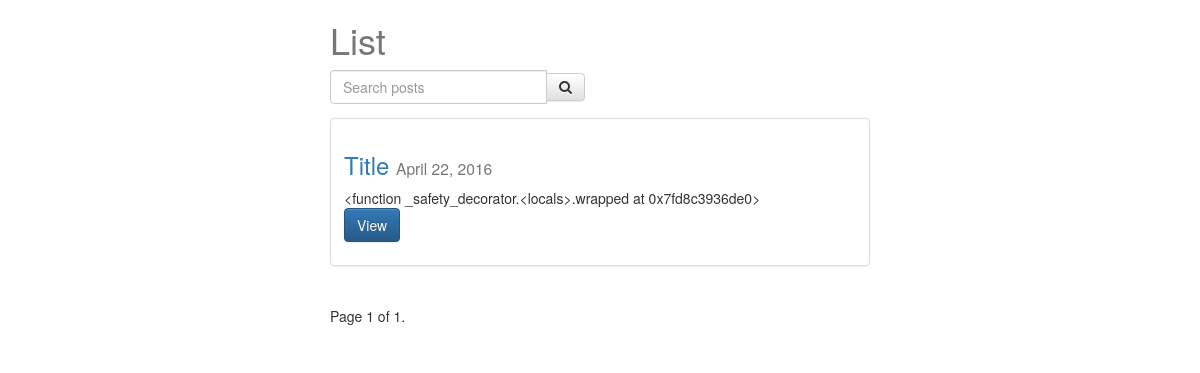
The app's page /posts/, older data.
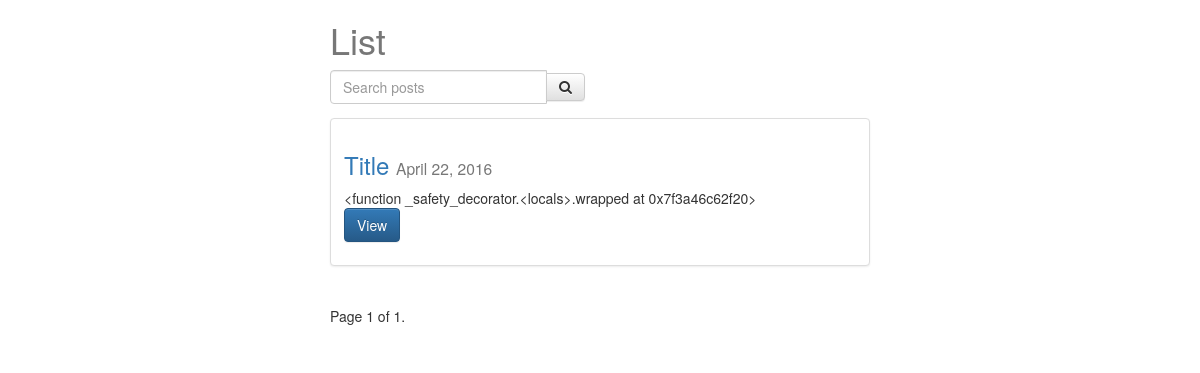
The same page, newer data.
### posts/models.py (models this page shows, shortened)
class Post(models.Model):
	user = models.ForeignKey(settings.AUTH_USER_MODEL, default=1)
	title = models.CharField(max_length=200)
	slug = models.SlugField(unique=True)
	image = models.ImageField(upload_to=upload_location, null=True, blank=True, height_field="height_field", width_field="width_field")
	height_field = models.IntegerField(default=0)
	width_field = models.IntegerField(default=0)
	content = models.TextField()
	draft = models.BooleanField(default=False)
	publish = models.DateField(auto_now=False, auto_now_add=False)
	read_time = models.TimeField(null=True, blank=True)
	updated = models.DateTimeField(auto_now=True, auto_now_add=False)
	timestamp = models.DateTimeField(auto_now=False, auto_now_add=True)
	objects = PostManager()
	def get_absolute_url(self):
		return reverse("posts:detail", kwargs={'slug': self.slug})
	class Meta:
		ordering = ["-timestamp","-updated"]
	def get_markdown(self):
		content = self.content
		markdown_text = markdown(content)
		return mark_safe(markdown_text)

### posts/views.py (the view, shortened to what this page needs)
def post_list(request):
	today = timezone.now().date()
	queryset_list = Post.objects.active() #.order_by("-timestamp")
	if request.user.is_staff or request.user.is_superuser:
		queryset_list = Post.objects.all()
	query = request.GET.get("q")
	paginator = Paginator(queryset_list, 8) # Show 25 contacts per page
	page_request_var = "page"
	page = request.GET.get(page_request_var)
	try:
		queryset = paginator.page(page)
	except PageNotAnInteger:
		queryset = paginator.page(1)
	except EmptyPage:
		queryset = paginator.page(paginator.num_pages)
	context = {
		"object_list": queryset,
		"title": "List",
		"page_request_var": page_request_var,
		"today": today,
	}
	return render(request, "post_list.html", context)

### posts/models.py (called while the page is built)
	def active(self, *args, **kwargs):
		return super(PostManager, self).filter(draft=False).filter(publish__lte=timezone.now())

### templates/post_list.html (shortened to what this page needs)
{% extends "base.html" %}
{% block content %}
<div class='col-sm-6 col-sm-offset-3'>
    <h1>{{ title }}</h1>
<form method='GET' action='' class='row'>
<div class='col-sm-6'>
    <div class='input-group'>
        <input class='form-control' type='text' name='q' placeholder='Search posts' value='{{ request.GET.q }}'/>
        <span class='input-group-btn'>
            <button class="btn btn-default" type='submit'><i class='fa fa-search'></i></button>
        </span>
    </div>
</div>
</form>
{% for obj in object_list %}
<div class="row">
  <div class="col-sm-12">
    <div class="thumbnail">
      <div class="caption post-deatil-item">
        <h3><a href='{{ obj.get_absolute_url }}'>{{ obj.title }}</a> <small>{{ obj.publish }}</small></h3>
        {{ obj.get_markdown|truncatewords:7 }}
        <p><a href="{{ obj.get_absolute_url }}" class="btn btn-primary" role="button">View</a></p>
      </div>
    </div>
  </div>
</div>
{% endfor %}
<div class="pagination">
    <span class="step-links">
        <span class="current">
            Page {{ object_list.number }} of {{ object_list.paginator.num_pages }}.
        </span>
    </span>
</div>
</div>
{% endblock content %}

Row changes from the older to the newer data that the page shows:
changed Post "Title": get_markdown "<function _safety_decorator.<locals>.wrapped at 0x7fd8c3936de0>" → "<function _safety_decorator.<locals>.wrapped at 0x7f3a46c62f20>"
